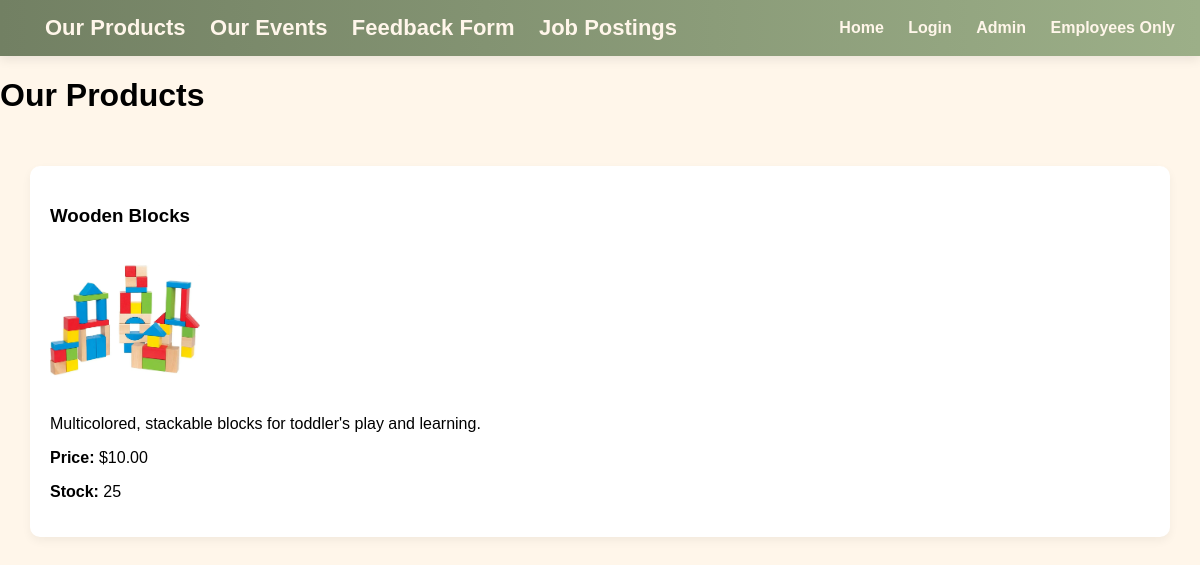
The app's page /store/, older data.
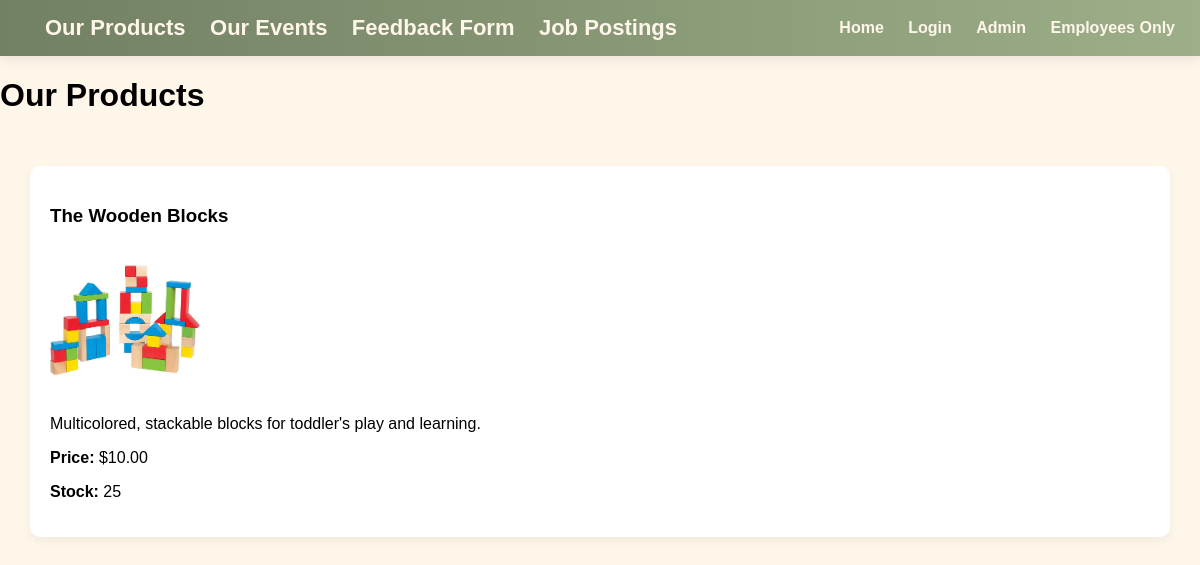
The same page, newer data.
### store/models.py (models this page shows, shortened)
class Product(models.Model):
    name = models.CharField(max_length=255)
    description = models.TextField()
    price = models.DecimalField(max_digits=10, decimal_places=2)
    quantity = models.PositiveIntegerField()
    image = models.ImageField(upload_to='products/')

### store/views.py (the view)
# urls.py: path('store/', views.store_page, name='store_page'),
def store_page(request):
    products = Product.objects.all()
    return render(request, 'store/store.html', {'products': products})

### templates/store/store.html (shortened to what this page needs)
{% extends 'store/base.html' %}
{% block content %}
<header>
    <h1>Our Products</h1>
</header>
<main class="content">
    {% if products %}
        {% for product in products %}
            <div class="product-card">
                <h3>{{ product.name }}</h3>
                {% if product.image %}
                    <img src="{{ product.image.url }}" width="150">
                {% endif %}
                <p>{{ product.description }}</p>
                <p><strong>Price:</strong> ${{ product.price }}</p>
                <p><strong>Stock:</strong> {{ product.quantity }}</p>
            </div>
        {% endfor %}
    {% else %}
        <p>No products available.</p>
    {% endif %}
</main>
{% endblock %}

Row changes from the older to the newer data that the page shows:
changed Product "Multicolored, stackable blocks for toddler's play and learning.": name "Wooden Blocks" → "The Wooden Blocks"
